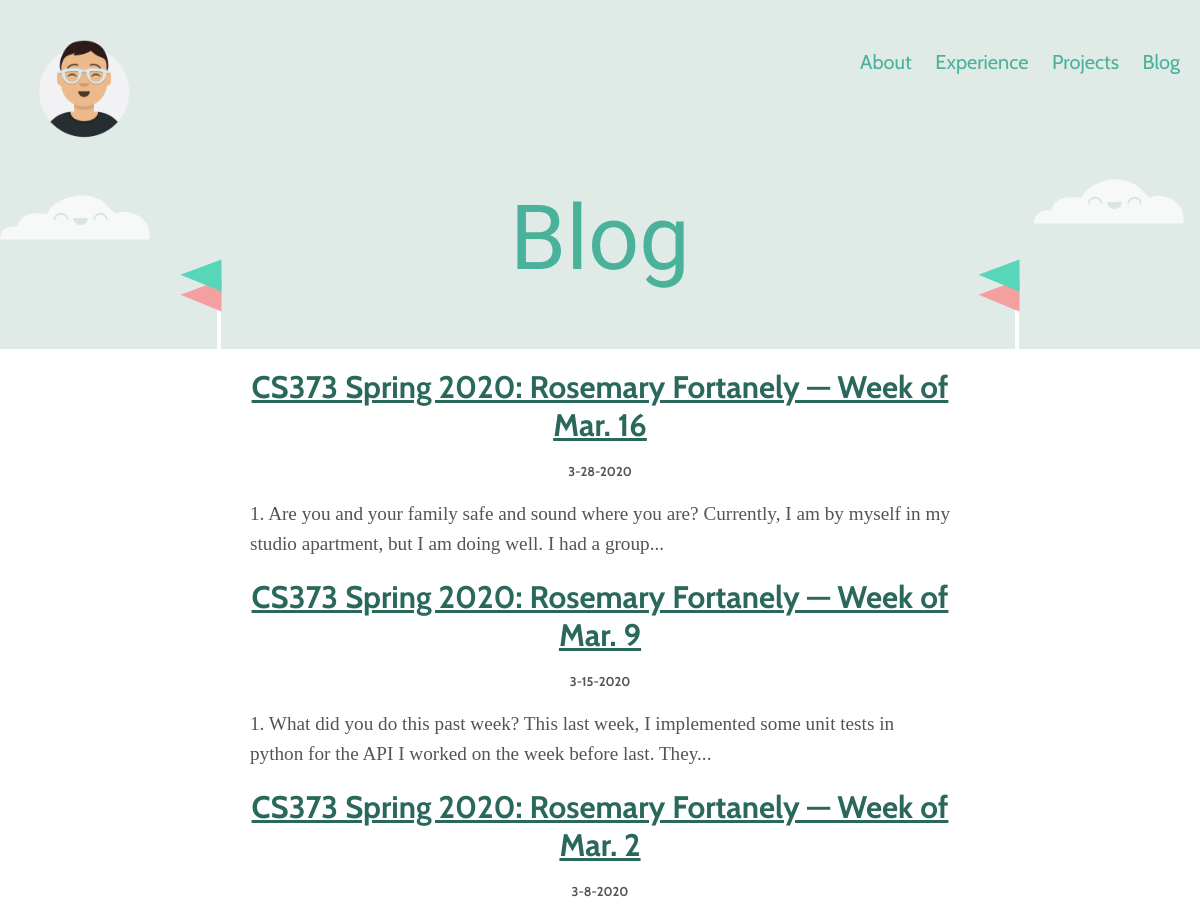
The page /blog.html (upper part) on the database as committed earlier.
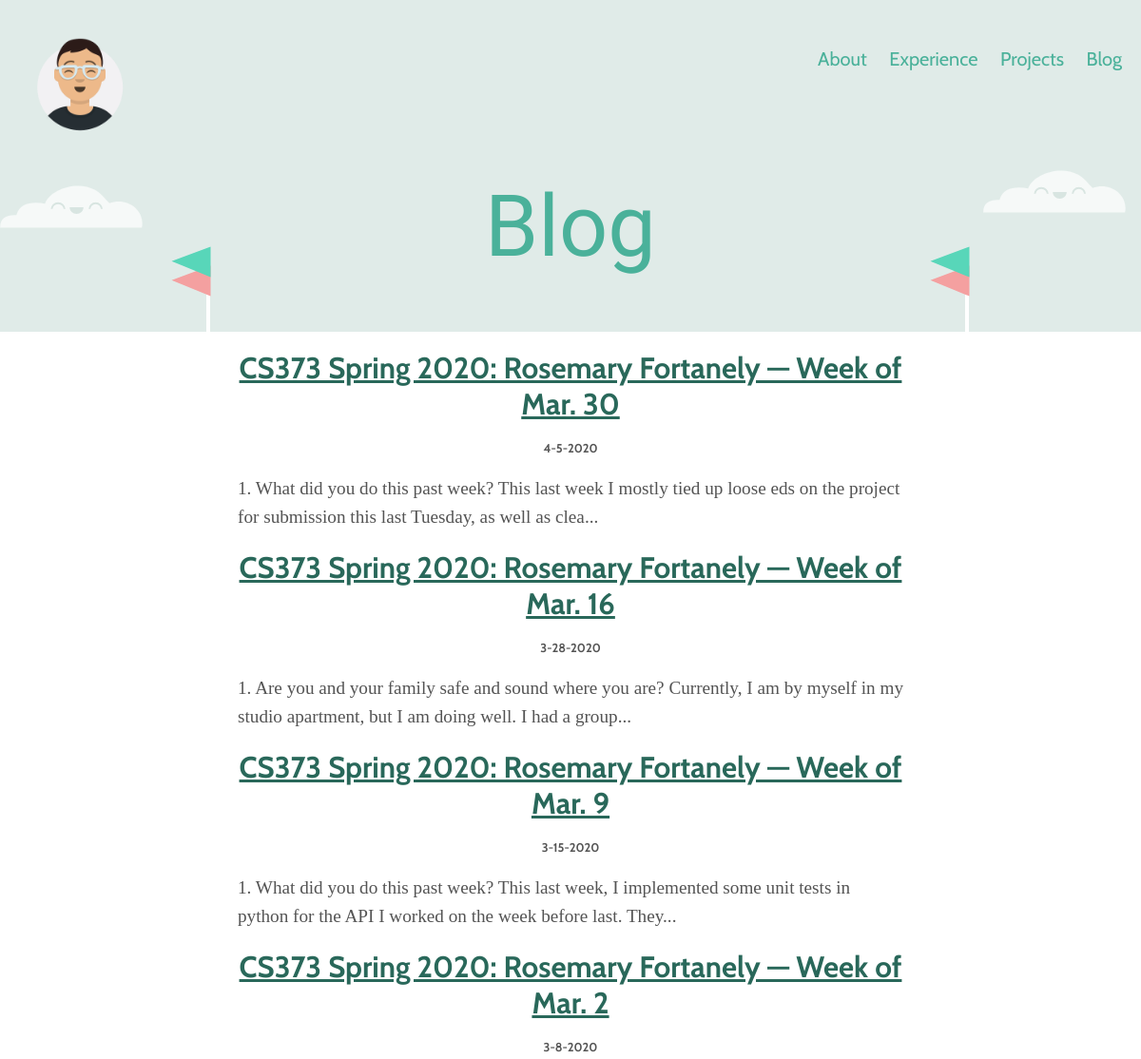
The same page on the database as committed later.
### database_setup.py (models this page shows)
class BlogPost(Base):
    __tablename__ = 'post'
    id = Column(Integer, primary_key=True)
    title = Column(String(50))
    date = Column(String(15))
    content = Column(String(3000))

### main_app.py (the view)
@app.route('/blog.html')
def blog():
    DBSession = sessionmaker(bind = engine)
    session = DBSession()
    posts = [post for post in session.query(BlogPost)]
    posts.sort(key=lambda post: datetime.strptime(post.date, '%m-%d-%Y'), reverse=True)
    for post in posts:
        post.content = re.sub("<img.+?'border'>", '', post.content.replace('<br>', ' ').replace('<b>', '').replace('</b>', ''))[:150] + '...'
    return render_template('blog.html', posts=posts)

### templates/blog.html (shortened to what this page needs)
<!doctype html>
<html lang="en">
  <head>
    <link rel="stylesheet" type="text/css" href="../static/style.css">
  </head>
    <body>
        <header>
            <img class="me" src="static/me.png">
            <div id="banner">
                <a href="/../#about-me">About</a>
                <a href="/../#experience-header">Experience</a>
                <a href="/../#projects-header">Projects</a>
                <a href="/blog">Blog</a>
            </div>
        </header>
        <div id="blog-header">
            <h1>Blog</h1>
            <img class="cloud right-cloud" src="static/cloud.svg">
            <img class="cloud left-cloud" src="static/cloud.svg">
            <img class="flag right-flag" src="static/flag.svg">
            <img class="flag left-flag" src="static/flag.svg">
        </div>
        <div id="all-posts">
            {% for post in posts %}
            <h2><a href="{{url_for('blogPost', post_date=post.date, post_title=post.title.replace(' ', '-')) }}">{{post.title}}</a></h2>
            <h3>{{post.date}}</h3>
            <p>{{ post.content }}</p>
            {% endfor %}
        </div>
    </body>
</html>

### static/style.css (style rules this page uses)
body { margin: 0; padding: 0; font-family: 'Cabin', Helvetica, Arial, sans-serif; }
header { margin: 0; background-color: #E0EBE8; position: relative; overflow: hidden; }
.me { width: 108px; padding: 30px; }
header a { text-decoration: none; font-size: 3vw; padding: 0 10px; color: #4AB19A; }
header #banner { float: right; margin-top: 50px; margin-right: 10px; }
.cloud { position: absolute; width: 150px; height: 45px; }
.flag { position: absolute; top: 15em; }
.right-flag { right: 7vw; }
.left-flag { left: 7vw; }
#blog-header { background-color: #E0EBE8; position: relative; overflow: hidden; height: 170px; }
#blog-header h1 { font-size: 90px; font-family: 'Grand Hotel', cursive; font-weight: lighter; color: #4AB19A; line-height: 80px; margin-top: 20px; text-align: center; }
#blog-header .right-cloud { right: 1em; top: 0em; }
#blog-header .left-cloud { left: 0em; top: 1em; }
#blog-header .flag { position: absolute; top: 5em; }
#blog-header .right-flag { right: 15vw; }
#blog-header .left-flag { left: 15vw; }
#all-posts { width: 80%; margin: 0 auto; }
#all-posts h2 { text-align: center; }
#all-posts a { color: #29685a; font-size: 1.3em; }
#all-posts h3 { text-align: center; font-size: 0.8em; color: #545454; }
#all-posts p { font-family: 'Georgia', serif; font-size: 1.2em; line-height: 30px; color: #545454; }
@media screen and (min-width: 600px) { header a { font-size: 20px; } }
@media screen and (min-width: 900px) { header a { font-size: 20px; } }
@media screen and (min-width: 900px) { #all-posts { width: 700px; } }

Rows that differ between the two databases and show on the page:
added BlogPost: title "CS373 Spring 2020: Rosemary Fortanely — Week of Mar. 30", date "4-5-2020", content "1. What did you do this past week? This last week I mostly tied up loose eds on the project for submission this last Tuesday, as well as clea..."
